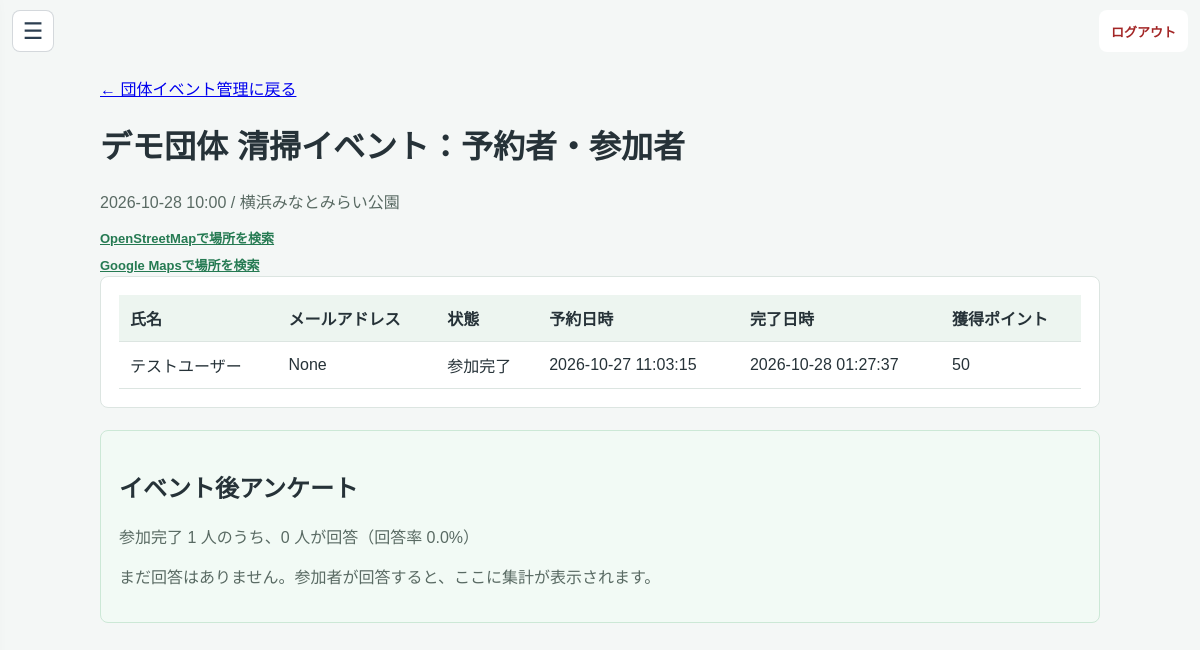
The app's page /organizer/events/7/participants (signed in) with its own data.
### tables this page shows
CREATE TABLE events (
                id INTEGER PRIMARY KEY AUTOINCREMENT,
                name TEXT,
                location TEXT,
                datetime TEXT,
                bonus_points INTEGER,
                organizer_id INTEGER,
                status TEXT NOT NULL DEFAULT 'open' CHECK(status IN ('open', 'cancelled')), review_status TEXT NOT NULL
                DEFAULT 'approved'
                CHECK(review_status IN ('pending', 'reviewing', 'changes_requested', 'approved', 'rejected')), review_comment TEXT, reviewed_by INTEGER REFERENCES users(id), reviewed_at TEXT, organization_id INTEGER REFERENCES organizations(id), latitude REAL, longitude REAL, reward_details TEXT, category TEXT NOT NULL DEFAULT 'その他', capacity INTEGER NOT NULL DEFAULT 20, purpose_issue TEXT NOT NULL DEFAULT '',
                FOREIGN KEY (organizer_id) REFERENCES users(id)
            );

CREATE TABLE event_reservations (
                id INTEGER PRIMARY KEY AUTOINCREMENT,
                user_id INTEGER NOT NULL,
                event_id INTEGER NOT NULL,
                status TEXT NOT NULL DEFAULT 'reserved'
                    CHECK(status IN ('reserved', 'cancelled', 'completed')),
                reserved_at TEXT DEFAULT CURRENT_TIMESTAMP,
                completed_at TEXT, participant_role TEXT NOT NULL DEFAULT 'ごみ回収・分別',
                UNIQUE(user_id, event_id),
                FOREIGN KEY (user_id) REFERENCES users(id),
                FOREIGN KEY (event_id) REFERENCES events(id)
            );

CREATE TABLE users (
                    id INTEGER PRIMARY KEY AUTOINCREMENT,
                    email TEXT UNIQUE,
                    password TEXT,
                    name TEXT,
                    role TEXT,
                    total_points INTEGER DEFAULT 0 CHECK(total_points >= 0)
                , login_destination TEXT NOT NULL
                    DEFAULT 'user'
                    CHECK(login_destination IN ('user', 'organizer')), onboarding_completed INTEGER NOT NULL
                    DEFAULT 0 CHECK(onboarding_completed IN (0, 1)));

CREATE TABLE activity_history (
                id INTEGER PRIMARY KEY AUTOINCREMENT,
                user_id INTEGER,
                event_id INTEGER DEFAULT NULL,
                type TEXT, 
                title TEXT,
                trash_count INTEGER DEFAULT 0,
                ai_detected_count INTEGER DEFAULT 0,
                user_declared_count INTEGER DEFAULT 0,
                points_earned INTEGER,
                steps INTEGER DEFAULT 0,
                duration INTEGER DEFAULT 0,
                distance REAL DEFAULT 0.0,
                calories INTEGER DEFAULT 0,
                detox_duration INTEGER DEFAULT 0,
                date TEXT DEFAULT CURRENT_TIMESTAMP, gps_measured INTEGER
                NOT NULL DEFAULT 0 CHECK(gps_measured IN (0, 1)), step_source TEXT NOT NULL DEFAULT 'unmeasured' CHECK(step_source IN ('device', 'gps_estimated', 'unmeasured')), trash_category TEXT NOT NULL DEFAULT 'ペットボトル・飲料容器', bag_size TEXT NOT NULL DEFAULT '手持ち・少量（1〜3個）', participant_role TEXT NOT NULL DEFAULT '', before_state TEXT NOT NULL DEFAULT '', after_state TEXT NOT NULL DEFAULT '', points_status TEXT NOT NULL DEFAULT 'awarded' CHECK(points_status IN ('pending', 'awarded', 'cancelled')), points_pending INTEGER NOT NULL DEFAULT 0 CHECK(points_pending >= 0), gps_simulated INTEGER NOT NULL DEFAULT 0 CHECK(gps_simulated IN (0, 1)),
                UNIQUE(user_id, event_id), -- 🔒 重複ポイント取得を完全ブロック
                FOREIGN KEY (user_id) REFERENCES users(id),
                FOREIGN KEY (event_id) REFERENCES events(id) -- 🔒 参照整合性の確保
            );

### app.py (the view)
@app.route('/organizer/events/<int:event_id>/participants')
@organizer_required
def organizer_event_participants(event_id):
    conn = get_db()
    try:
        organization_id = get_user_organization_id(conn, session['user_id'])
        event = conn.execute('''
            SELECT * FROM events WHERE id = ? AND organization_id = ?
        ''', (event_id, organization_id)).fetchone()
        if not event:
            return 'イベントが見つかりません。', 404
        participants = conn.execute('''
            SELECT CASE WHEN a.id IS NOT NULL THEN 'completed'
                        ELSE r.status END AS status,
                   r.reserved_at,
                   COALESCE(r.completed_at, a.date) AS completed_at,
                   u.name, NULL AS email, a.points_earned
            FROM (
                SELECT user_id FROM event_reservations WHERE event_id = ?
                UNION
                SELECT user_id FROM activity_history WHERE event_id = ?
            ) attendee
            JOIN users u ON u.id = attendee.user_id
            LEFT JOIN event_reservations r
                ON r.user_id = attendee.user_id AND r.event_id = ?
            LEFT JOIN activity_history a
                ON a.user_id = attendee.user_id AND a.event_id = ?
            ORDER BY CASE status
                WHEN 'reserved' THEN 0 WHEN 'completed' THEN 1 ELSE 2 END,
                r.reserved_at
        ''', (event_id, event_id, event_id, event_id)).fetchall()
        feedback_summary = conn.execute('''
            SELECT COUNT(*) AS responses,
                   ROUND(AVG(satisfaction), 1) AS average_satisfaction,
                   SUM(CASE WHEN next_participation = 'yes' THEN 1 ELSE 0 END) AS yes_count,
                   SUM(CASE WHEN next_participation = 'maybe' THEN 1 ELSE 0 END) AS maybe_count,
                   SUM(CASE WHEN next_participation = 'no' THEN 1 ELSE 0 END) AS no_count,
                   SUM(CASE WHEN trim(comment) <> '' THEN 1 ELSE 0 END) AS comment_count,
                   SUM(CASE WHEN trim(comment) <> '' AND action_status = 'addressed'
                            THEN 1 ELSE 0 END) AS addressed_comments
            FROM event_feedback WHERE event_id = ?
        ''', (event_id,)).fetchone()
        completed_count = conn.execute('''
            SELECT COUNT(*) FROM activity_history
            WHERE event_id = ? AND type = 'event'
        ''', (event_id,)).fetchone()[0]
        response_rate = (
            round(feedback_summary['responses'] * 100 / completed_count, 1)
            if completed_count else 0
        )
        reflection_rate = (
            round(feedback_summary['addressed_comments'] * 100 / feedback_summary['comment_count'], 1)
            if feedback_summary['comment_count'] else 0
        )
        feedback_comments = conn.execute('''
            SELECT id, comment, action_status, action_note, reviewed_at
            FROM event_feedback
            WHERE event_id = ? AND trim(comment) <> ''
            ORDER BY submitted_at DESC
        ''', (event_id,)).fetchall()
        return render_template(
            'organizer_event_participants.html',
            event=event,
            participants=participants,
            feedback_summary=feedback_summary,
            completed_count=completed_count,
            response_rate=response_rate,
            reflection_rate=reflection_rate,
            feedback_comments=feedback_comments,
        )
    finally:
        conn.close()

### app.py (called while the page is built)
def get_db():
    conn = sqlite3.connect(DATABASE)
    conn.row_factory = sqlite3.Row
    conn.execute("PRAGMA foreign_keys = ON")
    return conn

def get_user_organization_id(conn, user_id):
    membership = conn.execute('''
        SELECT om.organization_id
        FROM organization_members om
        JOIN organizations o ON o.id = om.organization_id
        WHERE om.user_id = ? AND om.status = 'active'
            AND o.status = 'approved'
        ORDER BY CASE om.role WHEN 'owner' THEN 0 ELSE 1 END, om.id DESC
        LIMIT 1
    ''', (user_id,)).fetchone()
    return membership['organization_id'] if membership else None

def organizer_required(func):
    @wraps(func)
    def wrapper(*args, **kwargs):
        user_id = session.get('user_id')
        if session.get('role') != 'user' or not user_id:
            return redirect(url_for('login'))
        conn = get_db()
        try:
            user = conn.execute(
                'SELECT role FROM users WHERE id = ?', (user_id,)
            ).fetchone()
            if not user or user['role'] != 'user':
                session.clear()
                return redirect(url_for('login'))
            organization_id = get_user_organization_id(conn, user_id)
        finally:
            conn.close()
        if not organization_id:
            flash('団体機能は、審査で承認された団体メンバーのみ利用できます。', 'info')
            return redirect(url_for('organizer_apply'))
        return func(*args, **kwargs)
    return wrapper

def _detect_view_mode():
    ua = (request.headers.get('User-Agent') or '').lower()
    if any(token in ua for token in ('mobile', 'android', 'iphone', 'ipod', 'iemobile')):
        return 'mobile'
    return 'pc'

@app.context_processor
def inject_csrf_token():
    if 'csrf_token' not in session:
        session['csrf_token'] = secrets.token_urlsafe(32)
    unread_notifications = 0
    if session.get('role') == 'user' and session.get('user_id'):
        conn = get_db()
        try:
            unread_notifications = conn.execute('''
                SELECT COUNT(*) FROM user_notifications
                WHERE user_id = ? AND read_at IS NULL
            ''', (session['user_id'],)).fetchone()[0]
        finally:
            conn.close()
    effective_view = _detect_view_mode()
    return {
        'csrf_token': session['csrf_token'],
        'unread_notifications': unread_notifications,
        'view_mode': effective_view,
        'region_profile': get_region_profile(),
    }

### templates/organizer_event_participants.html (shortened to what this page needs)
{% from "_event_location_map.html" import event_map_link %}
<!DOCTYPE html>
<html lang="ja">
<head>
</head>
<body>
    {% include "_organizer_navigation.html" %}
<main>
    <p><a href="{{ url_for('organizer_events') }}">← 団体イベント管理に戻る</a></p>
    <h1>{{ event.name }}：予約者・参加者</h1>
    <p class="muted">{{ event.datetime }} / {{ event.location }}</p>
    {{ event_map_link(event) }}
    <section>
        <table>
            <thead><tr><th>氏名</th><th>メールアドレス</th><th>状態</th><th>予約日時</th><th>完了日時</th><th>獲得ポイント</th></tr></thead>
            <tbody>
            {% for participant in participants %}
                <tr>
                    <td>{{ participant.name }}</td>
                    <td>{{ participant.email }}</td>
                    <td>{{ {'reserved': '予約中', 'completed': '参加完了', 'cancelled': 'キャンセル'}[participant.status] }}</td>
                    <td>{{ participant.reserved_at }}</td>
                    <td>{{ participant.completed_at or '—' }}</td>
                    <td>{{ participant.points_earned if participant.points_earned is not none else '—' }}</td>
                </tr>
            {% else %}
                <tr><td colspan="6">予約者・参加者はいません。</td></tr>
            {% endfor %}
            </tbody>
        </table>
    </section>
    <section class="feedback-summary" aria-labelledby="feedback-title">
        <h2 id="feedback-title">イベント後アンケート</h2>
        <p class="muted">参加完了 {{ completed_count }} 人のうち、{{ feedback_summary.responses }} 人が回答（回答率 {{ response_rate }}%）</p>
        {% if feedback_summary.responses %}
            <div class="feedback-stats">
                <div class="feedback-stat">平均満足度<strong>{{ feedback_summary.average_satisfaction }} / 5</strong></div>
                <div class="feedback-stat">次回も参加したい<strong>{{ feedback_summary.yes_count or 0 }} 人</strong></div>
                <div class="feedback-stat">日時・内容によって参加<strong>{{ feedback_summary.maybe_count or 0 }} 人</strong></div>
                <div class="feedback-stat">次回参加は難しい<strong>{{ feedback_summary.no_count or 0 }} 人</strong></div>
                <div class="feedback-stat">自由記述の対応済み<strong>{{ reflection_rate }}%（{{ feedback_summary.addressed_comments or 0 }}/{{ feedback_summary.comment_count or 0 }}件）</strong></div>
            </div>
            {% if feedback_comments %}
                <h3>改善コメントと対応状況（回答者名は表示しません）</h3>
                {% for feedback in feedback_comments %}
                    <article class="feedback-item">
                        <blockquote>{{ feedback.comment }}</blockquote>
                        <form class="feedback-form" method="post" action="{{ url_for('organizer_event_feedback_update', event_id=event.id, feedback_id=feedback.id) }}">
                            <input type="hidden" name="csrf_token" value="{{ csrf_token }}">
                            <label>対応状況
                                <select name="action_status" required>
                                    <option value="pending" {% if feedback.action_status == 'pending' %}selected{% endif %}>未確認</option>
                                    <option value="planned" {% if feedback.action_status == 'planned' %}selected{% endif %}>対応予定</option>
                                    <option value="addressed" {% if feedback.action_status == 'addressed' %}selected{% endif %}>対応済み</option>
                                    <option value="not_planned" {% if feedback.action_status == 'not_planned' %}selected{% endif %}>対応しない</option>
                                </select>
                            </label>
                            <label>対応メモ（任意・500文字以内）
                                <textarea name="action_note" maxlength="500" placeholder="次回から集合時刻を30分遅らせる、など">{{ feedback.action_note }}</textarea>
                            </label>
                            <button type="submit">対応状況を保存</button>
                        </form>
                    </article>
                {% endfor %}
            {% else %}
                <p class="muted">自由記述の回答はありません。</p>
            {% endif %}
        {% else %}
            <p class="muted">まだ回答はありません。参加者が回答すると、ここに集計が表示されます。</p>
        {% endif %}
    </section>
</main>
</body>
</html>

### templates/organizer_event_participants.html (style rules this page uses)
body { margin: 0; padding: 60px 16px 24px; background: #f4f7f6; color: #263238; font-family: "Yu Gothic", Meiryo, sans-serif; }
main { max-width: 1000px; margin: 0 auto; }
section { padding: 18px; background: #fff; border: 1px solid #dce5e1; border-radius: 8px; overflow-x: auto; }
table { width: 100%; border-collapse: collapse; }
th, td { padding: 11px; border-bottom: 1px solid #dce5e1; text-align: left; }
th { background: #edf5f0; }
.muted { color: #596a63; }
.feedback-summary { margin-top: 22px; padding: 18px; background: #f2faf5; border: 1px solid #cce8d6; border-radius: 8px; }

### records on screen
events: name "デモ団体 清掃イベント", datetime "2026-10-28 10:00", location "横浜みなとみらい公園"
event_reservations: name "テストユーザー", email "None", status "参加完了", reserved_at "2026-10-27 11:03:15", completed_at "2026-10-28 01:27:37", points_earned "50"

### other values on screen
{{ completed_count }} "1"
{{ feedback_summary.responses }} "0"
{{ response_rate }} "0.0"
